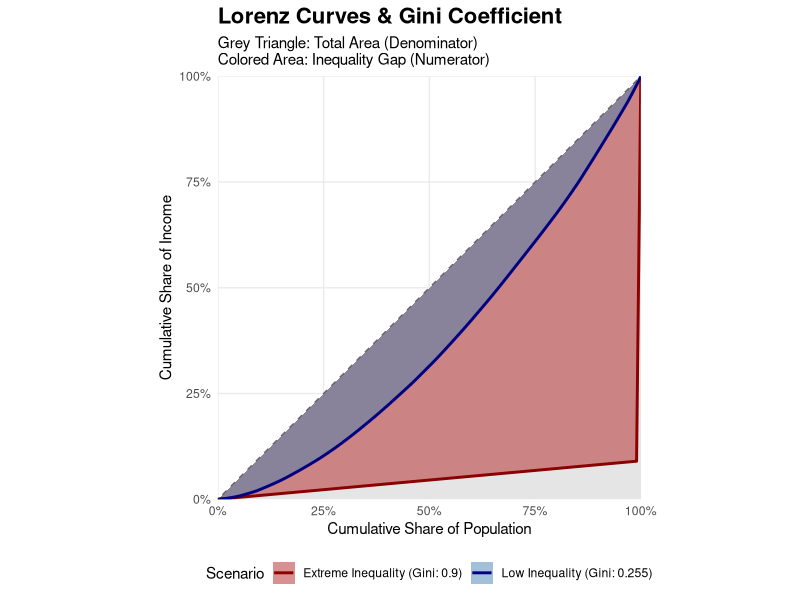

This figure's R source:
## ---- chunk 1
library(ggplot2)
library(dplyr)
library(tidyr)

# Set seed for reproducibility
set.seed(42)

# 1. Define Population
N <- 100

# 2. Generate Distributions
# Scenario A: Low Inequality (Normal Distribution)
income_low <- abs(rnorm(N, mean = 100, sd = 50))

# Scenario B: Extreme Inequality (99 poor, 1 super rich)
income_extreme <- c(rep(1, N-1), 1000)

# 3. Function to Calculate Data & Gini
process_scenario <- function(income, name) {
  income <- sort(income)
  cum_pop <- c(0, (1:length(income)) / length(income))
  cum_inc <- c(0, cumsum(income) / sum(income))
  
  # Calculate Gini
  auc <- sum(diff(cum_pop) * (head(cum_inc, -1) + tail(cum_inc, -1))) / 2
  gini <- round(1 - (2 * auc), 3)
  
  data.frame(
    Cum_Pop = cum_pop,
    Cum_Income = cum_inc,
    Label = paste0(name, " (Gini: ", gini, ")")
  )
}

# 4. Combine Data
df_plot <- bind_rows(
  process_scenario(income_low, "Low Inequality"),
  process_scenario(income_extreme, "Extreme Inequality")
)

# 5. Define the Total Area Triangle (Denominator of Gini)
total_area_triangle <- data.frame(
  x = c(0, 1, 1), 
  y = c(0, 1, 0)
)

# 6. Plot
ggplot() +
  
  # LAYER 1: The Total Reference Area (Background Triangle)
  # This represents the total area under the Line of Equality (Area = 0.5)
  geom_polygon(data = total_area_triangle, aes(x = x, y = y), 
               fill = "grey90") +
  
  # LAYER 2: The Inequality Gap (Numerator of Gini)
  # Shading between the curve and the diagonal
  geom_ribbon(data = df_plot, 
              aes(x = Cum_Pop, ymin = Cum_Income, ymax = Cum_Pop, fill = Label), 
              alpha = 0.5) +
  
  # LAYER 3: The Lorenz Curves
  geom_line(data = df_plot, 
            aes(x = Cum_Pop, y = Cum_Income, color = Label), 
            linewidth = 1) +
  
  # LAYER 4: The Line of Equality (Diagonal Reference)
  geom_abline(intercept = 0, slope = 1, linetype = "dashed", color = "gray40") +
  
  # Formatting
  scale_x_continuous(labels = scales::percent, name = "Cumulative Share of Population", expand = c(0,0)) +
  scale_y_continuous(labels = scales::percent, name = "Cumulative Share of Income", expand = c(0,0)) +
  
  scale_fill_manual(values = c("firebrick", "steelblue")) +
  scale_color_manual(values = c("darkred", "navy")) +
  
  labs(
    title = "Lorenz Curves & Gini Coefficient",
    subtitle = "Grey Triangle: Total Area (Denominator)\nColored Area: Inequality Gap (Numerator)",
    fill = "Scenario",
    color = "Scenario"
  ) +
  
  theme_minimal() +
  theme(
    legend.position = "bottom",
    plot.title = element_text(face = "bold", size = 16),
    panel.grid.minor = element_blank()
  ) +
  coord_fixed()
